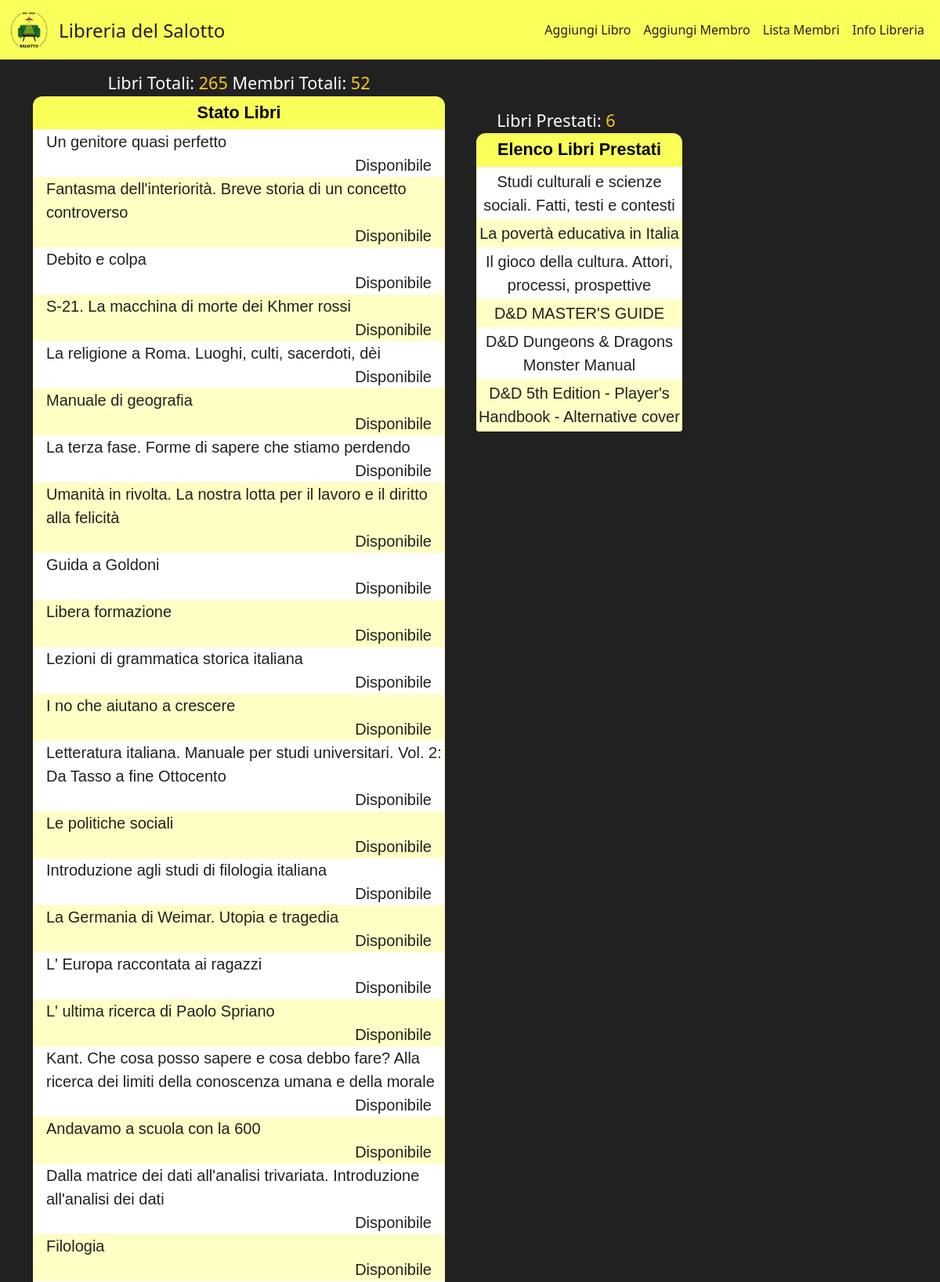
Screenshot of /libreria/stats_libreria (upper part) with the database file from the repository.
### libreria/models.py (models this page shows, shortened)
class Libro(models.Model):
    book_id = models.CharField(max_length=13, validators=[MinLengthValidator(13)], primary_key=True)
    image = models.ImageField(upload_to='media/', blank=True, null=True, default="./static/libreria/libro.png", validators=[validate_image])
    title = models.CharField(max_length=500)
    author = models.CharField(max_length=200)
    category = models.CharField(max_length=500, default='')
    shelf = models.CharField(max_length=3, default='999')
    is_borrowed = models.BooleanField(default=False)
    is_expired = models.BooleanField(default=False)
    member = models.ForeignKey(Membro, on_delete=models.SET_NULL, null=True, blank=True, related_name='books')
    def __str__(self) -> str:
        return self.title

### libreria/views.py (the view)
# urls.py: path('stats_libreria', views.statistiche_libreria, name='stats_library'),       # Stats library page
def statistiche_libreria(request):
    members = list(Membro.objects.all())
    books = list(Libro.objects.all())
    n_members = len(members)
    n_books = len(books)
    books_borrowed = [libro for libro in books if libro.is_borrowed]
    books_expired = [libro for libro in books if libro.is_expired]
    context = {'membri':members, 'libri':books, 'n_membri':n_members, 'n_libri':n_books, 'libri_prestati':books_borrowed, 'n_libri_prestati':len(books_borrowed)}
    context['libri_scaduti'] = books_expired
    context['n_libri_scaduti'] =len(books_expired)
    return render(request, 'libreria/stats_libreria.html', context)

### libreria/templates/libreria/stats_libreria.html (shortened to what this page needs)
{% extends 'libreria/common.html'%}
{% block content %}
    <div class="container">
        <div class="row" style="display: inline-flex; width:100%">
            <div class="col-sm" style="margin-top: 5%;">
                <center class="stat-lib" style="font-size:1.35rem;">
                    Libri Totali: <a style="color: #ffc720">{{ n_libri }}</a>
                    Membri Totali:  <a style="color: #ffc720">{{ n_membri }}</a>
                </center>
                <div class="tab" style="width:100%" style="color: ghostwhite; background-color: ghostwhite;">
                    <div class="tab__title">Stato Libri</div>
                    <div class="tab__data">
                        <div class="tab__center">
                            {% for l in libri %}
                                <div class="item__left" id="t-statLib">{{l}} </div>
                                <div class="item__right" id="t-statLib">
                                    {% if l.is_borrowed and l.is_expired %}
                                        Scaduto & Presatto
                                    {% elif l.is_expired %}
                                        Scaduto
                                    {% elif l.is_borrowed %}
                                        Prestato
                                    {% else %}
                                        Disponibile
                                    {% endif %}
                                </div>
                            {% endfor %}
                        </div>
                    </div>
                </div>
            </div>
            <div class="col-sm" style="margin-top:5%; ">
                <a style="font-size:1.35rem; margin-left: 5%;">Libri Prestati: <a style="color: #ffc720; font-size:1.35rem;">{{ n_libri_prestati }}</a></a>
                <div class="tab">
                    <div class="tab__title">Elenco Libri Prestati</div>
                    <div class="tab__data">
                        <div class="tab__center">
                            {% for prestati in libri_prestati %}
                                <div class="item"> {{ prestati.title }} </div>
                            {% endfor %}
                        </div>
                    </div>
                </div>
            </div>
        </div>
    </div>
{% endblock %}

### libreria/static/libreria/style.css (style rules this page uses)
body { background-color: #212121; color:rgb(255, 255, 255); }
.row { display: flex; justify-content: center; gap: 1rem; }
.tab { width: 50%; background: rgb(250, 255, 89);; font-family: arial, sans-serif; border-top-left-radius: 12px; border-top-right-radius: 12px; border-bottom-left-radius: 4px; border-bottom-right-radius: 4px; overflow: hidden; }
.tab__title { text-align: center; color: rgb(0, 0, 0); font-weight: bold; padding: 5px 10px; border-bottom: 1px solid rgb(240, 240, 240); font-size: 1.35rem; }
.tab__data { font-size: 1.25rem; display: flex; justify-content: space-between; border-right: 1px solid rgb(255, 254, 196); border-left: 1px solid rgb(255, 254, 196); border-bottom: 1px solid rgb(255, 254, 196); }
.tab__center { width:100%; text-align: center; background: rgb(228, 228, 228); }
.item { color: #212121; padding: 3px 0; background-color: white; }
.item__right { width:40%; color: #212121; background-color: white; padding-right: 0.8em; text-align: end; float:right; }
.item__left { width:60%; color: #212121; background-color: white; padding-left: 0.8em; text-align: start; float:left; }
.item:nth-child(even) { background: rgb(255, 254, 196); }
.item__left:nth-of-type(4n+3) { background: rgb(255, 254, 196); }
.item__right:nth-of-type(4n+4) { background: rgb(255, 254, 196); }
.container { margin-top: -1% }
.stat-lib { margin-top: -9%; }
#t-statLib { width: inherit; }

### rows the page displays
Libro: title "Un genitore quasi perfetto", is_borrowed "Disponibile"
Libro: title "Fantasma dell'interiorità. Breve storia di un concetto controverso", is_borrowed "Disponibile"
Libro: title "Debito e colpa", is_borrowed "Disponibile"
Libro: title "S-21. La macchina di morte dei Khmer rossi", is_borrowed "Disponibile"
Libro: title "La religione a Roma. Luoghi, culti, sacerdoti, dèi", is_borrowed "Disponibile"
Libro: title "Manuale di geografia", is_borrowed "Disponibile"
Libro: title "La terza fase. Forme di sapere che stiamo perdendo", is_borrowed "Disponibile"
Libro: title "Umanità in rivolta. La nostra lotta per il lavoro e il diritto alla felicità", is_borrowed "Disponibile"
Libro: title "Guida a Goldoni", is_borrowed "Disponibile"
Libro: title "Libera formazione", is_borrowed "Disponibile"
Libro: title "Lezioni di grammatica storica italiana", is_borrowed "Disponibile"
Libro: title "I no che aiutano a crescere", is_borrowed "Disponibile"
Libro: title "Letteratura italiana. Manuale per studi universitari. Vol. 2: Da Tasso a fine Ottocento", is_borrowed "Disponibile"
Libro: title "Le politiche sociali", is_borrowed "Disponibile"
Libro: title "Introduzione agli studi di filologia italiana", is_borrowed "Disponibile"
Libro: title "La Germania di Weimar. Utopia e tragedia", is_borrowed "Disponibile"
Libro: title "L' Europa raccontata ai ragazzi", is_borrowed "Disponibile"
Libro: title "L' ultima ricerca di Paolo Spriano", is_borrowed "Disponibile"
Libro: title "Kant. Che cosa posso sapere e cosa debbo fare? Alla ricerca dei limiti della conoscenza umana e della morale", is_borrowed "Disponibile"
Libro: title "Andavamo a scuola con la 600", is_borrowed "Disponibile"
Libro: title "Dalla matrice dei dati all'analisi trivariata. Introduzione all'analisi dei dati", is_borrowed "Disponibile"
Libro: title "Filologia", is_borrowed "Disponibile"
Libro: title "Studi culturali e scienze sociali. Fatti, testi e contesti"
Libro: title "La povertà educativa in Italia"
Libro: title "Il gioco della cultura. Attori, processi, prospettive"
Libro: title "D&D MASTER'S GUIDE"
Libro: title "D&D Dungeons & Dragons Monster Manual"
Libro: title "D&D 5th Edition - Player's Handbook - Alternative cover"

### other values shown
{{ n_libri }} "265"
{{ n_membri }} "52"
{{ n_libri_prestati }} "6"
